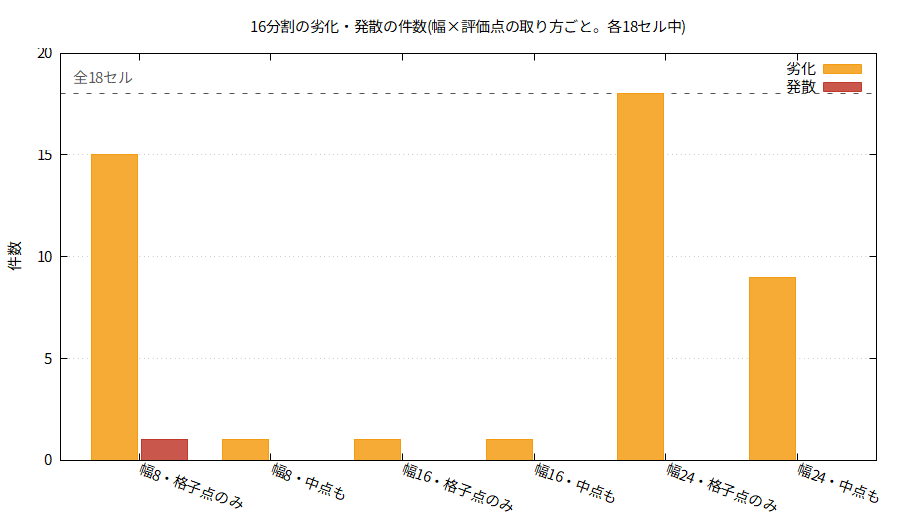

Generate this figure with gnuplot:
# 図7 補完測定の16分割: 劣化・発散の件数(各組合せ r6×反復3=18セル中)
set encoding utf8
set terminal pngcairo size 900,520 font "Noto Sans JP,11"
set output 'fig07_counts.png'
set title '16分割の劣化・発散の件数(幅×評価点の取り方ごと。各18セル中)'
set ylabel '件数'
set yrange [0:20]
set xrange [0.4:6.6]
set xtics ('幅8・格子点のみ' 1,'幅8・中点も' 2,'幅16・格子点のみ' 3,'幅16・中点も' 4,'幅24・格子点のみ' 5,'幅24・中点も' 6) rotate by -20
set grid ytics
set style data histogram
set boxwidth 0.35
set style fill solid 0.85
set arrow from 0.4,18 to 6.6,18 nohead dt 2 lc rgb '#555555'
set label '全18セル' at 0.5,18.8 tc rgb '#555555'
plot 'fig07_counts.dat' using ($1-0.19):2 with boxes lc rgb '#f39c12' title '劣化',      ''                 using ($1+0.19):3 with boxes lc rgb '#c0392b' title '発散'
